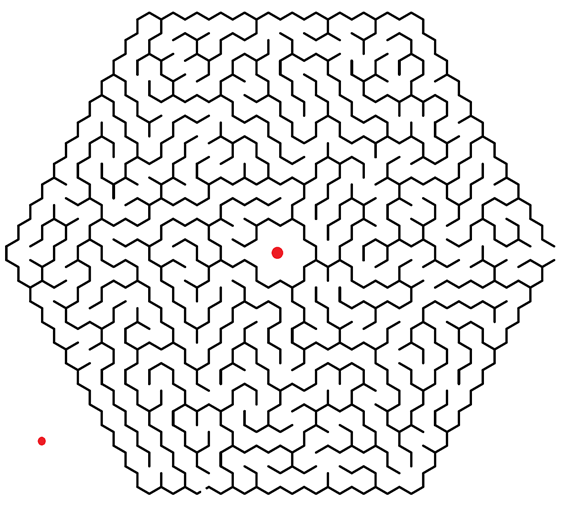
%> input picture VC/LAB5/Laberint.png, 570 x 505 px
$ octave entrega1.m   (GNU Octave 9; MATLAB toolbox functions it lacks are replaced by stand-ins)
%> lines starting %> are read from the running program, lines starting %| are printed output that depends on the picture; in (x1, y1, x2, y2) boxes, pixels count from 0 and x2, y2 are one past the last pixel; in counts of white or black regions, pixels touching at a corner belong together; the program's own positions count from 1
L = imread('Laberint.png');
%> L is the input picture: size 505x570x3 uint8; mean R, G, B 230.8, 230.7, 230.7

W = L(:,:,1) > 128; % no murs
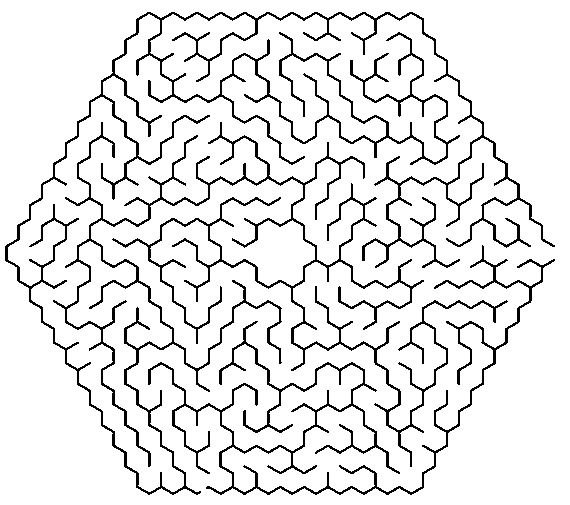
%> W: size 505x570 logical; 90.5% white; black in thin lines or dots
R = L(:,:,1) > 128 & L(:,:,2) < 128; % punts vermells
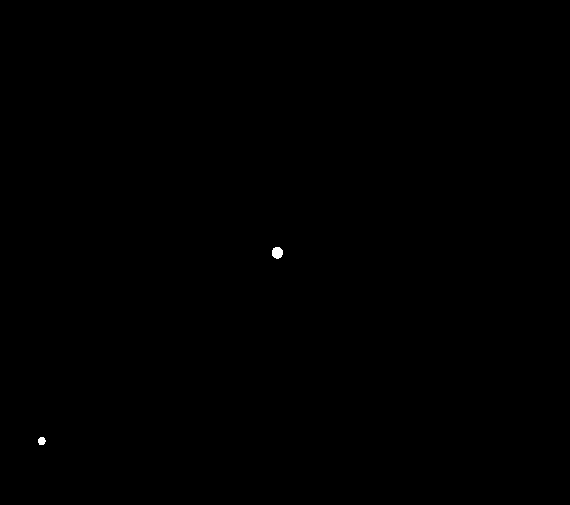
%> R: size 505x570 logical; 0.05% white; 2 white regions, box (x1, y1, x2, y2) and area: (272, 247, 283, 259) 106, (38, 437, 46, 445) 51

% [6 lines of commented-out code are left out]
dist = 0;
se = [1 1 1; 1 1 1; 1 1 1];
I = R;

while bwconncomp(I).NumObjects == 2
    I = imdilate(I, se);
    I = and(I, W);
    dist = dist + 1;
end
%> this loop made 511 passes
%> pass 3, `I = imdilate(I, se);`:
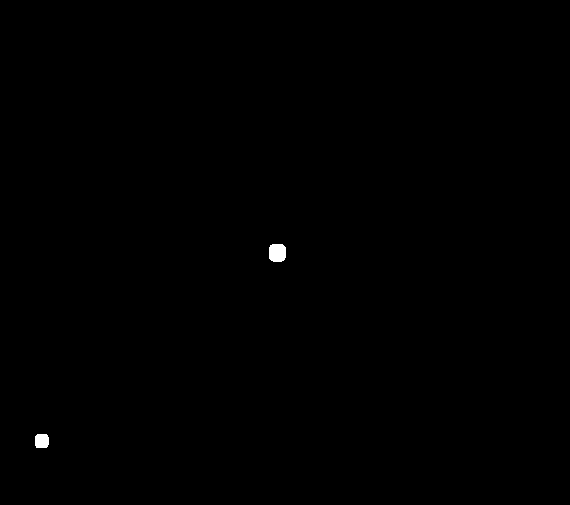
%> I: size 505x570 logical; 0.16% white; 2 white regions, box (x1, y1, x2, y2) and area: (269, 244, 286, 262) 280, (35, 434, 49, 448) 183
%> after the loop:
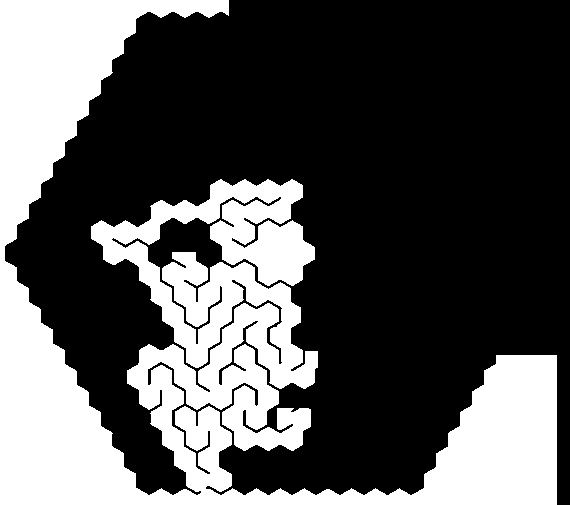
%> I: size 505x570 logical; 33.4% white; 1 white region, box (x1, y1, x2, y2) and area: (0, 0, 557, 505) 96247
%> after the loop, dist = 511
dist*2;
montage({L, I});
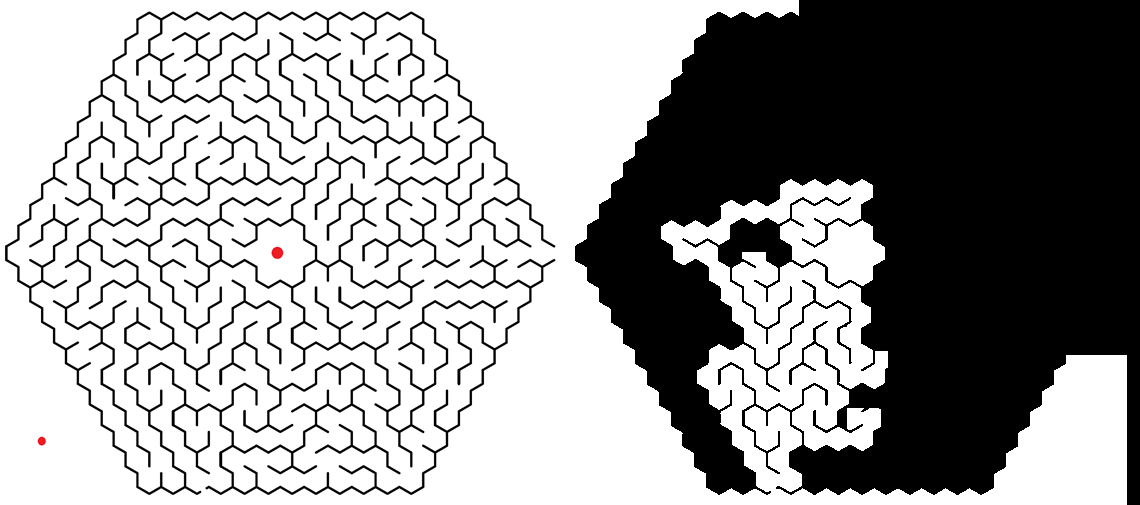
%> displayed picture: size 505x1140x3, on the screen's scale of 0 to 255; mean R, G, B 158, 158, 158
